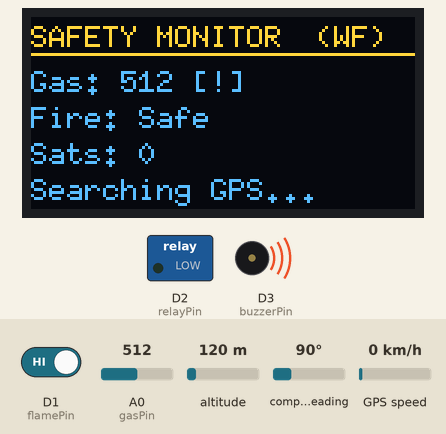
A sketch run on a simulated ESP8266 (NodeMCU). On the bench: 128×64 one-colour display, switched loads named in the sketch (green lamp = pin HIGH), buzzer (waves = sounding). Inputs (shaded band) come from the test bench; at power-on: A0 (gasPin) = 512, D1 (flamePin) HIGH, altitude 120 m, compass heading 90°, GPS speed 0 km/h. The OLED is the two-colour kind (top 16 rows yellow); WiFi joins after 1.5 s; servers stay silent unless stated; uploads are accepted with an empty reply; the GPS gets a fix after 3 s at 37.7749, -122.4194 with 8 satellites; what the sketch prints to the serial monitor is not drawn.

Above: at 3.1 s.
3.2 s: A0 (gasPin) set to 482
At 4.3 s:
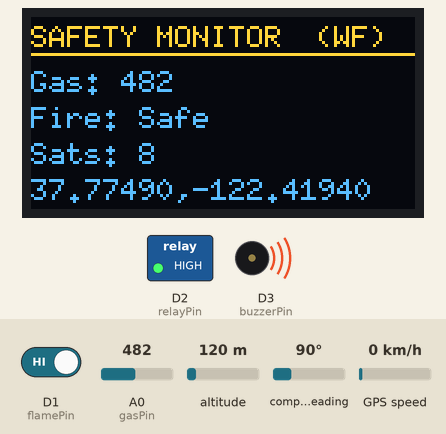
5.5 s: D1 (flamePin) driven LOW
At 6.7 s:
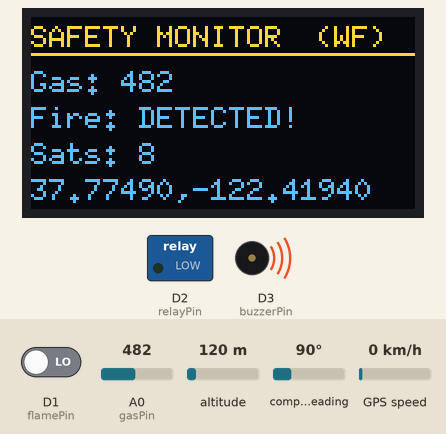
7.4 s: A0 (gasPin) set to 510
At 9.0 s:
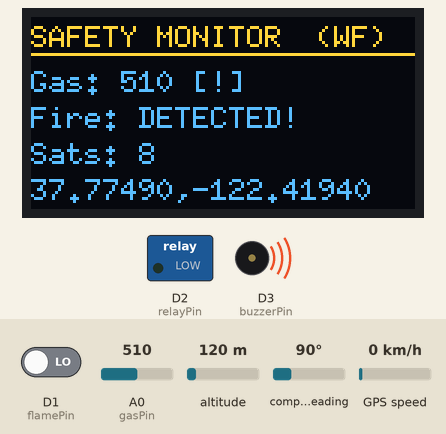
9.3 s: D1 (flamePin) driven HIGH
At 10.1 s:
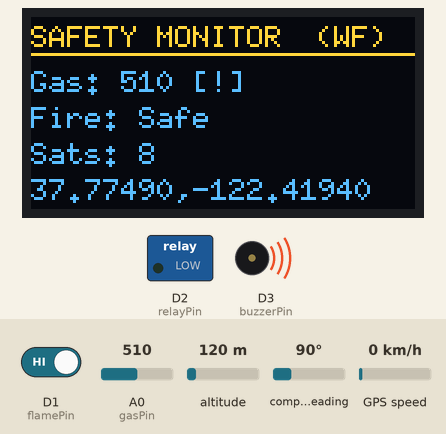
11.2 s: A0 (gasPin) set to 490
At 12.4 s:
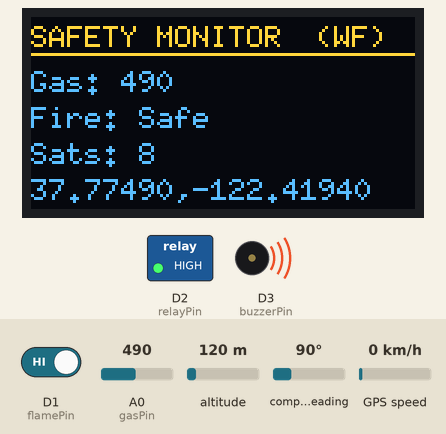
13.1 s: A0 (gasPin) set to 716
At 14.1 s:
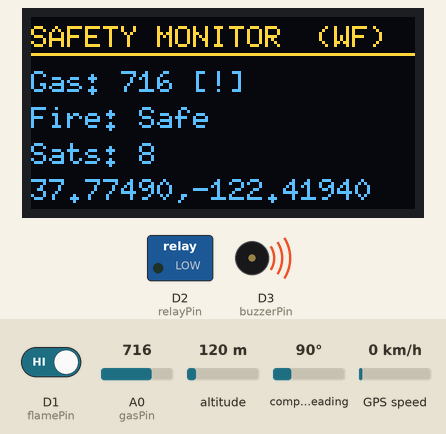
Timing chart, 0 to 16.0 s (numbered marks = the images above; inputs shaded):
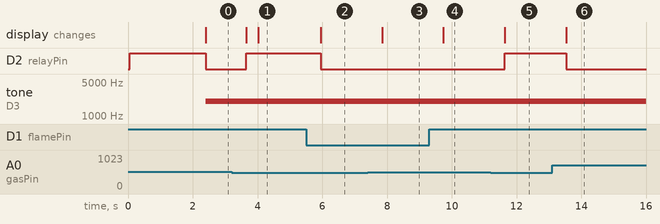

Measured:
- the behaviour switches between 501 and 500 on A0 (gasPin) (found by bisection; images 0 and 1)
- after the input at 3.2 s, D2 (relayPin): LOW → HIGH after 0.46 s; the display: first differs from a run without the input after 0.46 s (image 1 shows a later state)
- after the input at 5.5 s, D2 (relayPin): HIGH → LOW after 0.46 s; the display: changes after 0.46 s (image 2)
- after the input at 7.4 s, the display: changes after 0.45 s (image 3)
- after the input at 9.3 s, the display: changes after 0.44 s (image 4)
- after the input at 11.2 s, D2 (relayPin): LOW → HIGH after 0.43 s; the display: first differs from a run without the input after 0.43 s (image 5)
- after the input at 13.1 s, D2 (relayPin): HIGH → LOW after 0.44 s; the display: changes after 0.44 s (image 6)

The sketch:

Fix01.ino
```cpp
#include <ESP8266WiFi.h>
#include <WiFiClientSecure.h>
#include <ESP8266HTTPClient.h>
#include <TinyGPS++.h>
#include <SoftwareSerial.h>
#include <Wire.h>
#include <U8g2lib.h>

// ================= 1. ตั้งค่าจอ OLED (SH1106) =================
U8G2_SH1106_128X64_NONAME_F_HW_I2C u8g2(U8G2_R0, /* reset=*/ U8X8_PIN_NONE, /* clock=*/ D5, /* data=*/ D4);

// ================= 2. ตั้งค่า WIFI =================
const char* ssid     = "TECNO POVA 6 Pro 5G";
const char* password = "14092544";

// ================= 3. ตั้งค่า API & LINE =================
const char* lineHost = "api.line.me";
const char* accessToken = "LSmXROaNyWBDB6CXvsrQnXSE3vgX/oObcIaxGwSkrwS4V2V24IAl0Eusz2ZM3fiX0qcw5ifzMh8NfnPzviOUFc66UgdDDD+CmThQZH1kjmbH5DiQScPY2wa19CrOxgRE9sfMgeFBcCLb0G/uzjEHJgdB04t89/1O/w1cDnyilFU=LSmXROaNyWBDB6CXvsrQnXSE3vgX/oObcIaxGwSkrwS4V2V24IAl0Eusz2ZM3fiX0qcw5ifzMh8NfnPzviOUFc66UgdDDD+CmThQZH1kjmbH5DiQScPY2wa19CrOxgRE9sfMgeFBcCLb0G/uzjEHJgdB04t89/1O/w1cDnyilFU=";
String targetID = "Cf1f5aefc45f33c82d8bc303aa984fdef";

// URL เว็บใหม่ของคุณ
const char* gasApiUrl   = "https://my-gas.vercel.app/api/gas";
const char* flameApiUrl = "https://my-gas.vercel.app/api/flame";

// ================= 4. ตั้งค่า ขาอุปกรณ์ =================
int gasPin = A0;
int flamePin = D1;
int relayPin = D2;
int buzzerPin = D3;
int gpsRxPin = D6;
int gpsTxPin = D7;

TinyGPSPlus gps;
SoftwareSerial gpsSerial(gpsRxPin, gpsTxPin);

int gasVal = 0;
int flameState = HIGH;
int gasThreshold = 500;

// ตัวแปร Logic
bool lastGasCritical = false;
bool lastFlameCritical = false;
bool isGasAlertSent = false;
bool isFireAlertSent = false;
unsigned long lastApiTime = 0;
long apiInterval = 30000; // ✅ ตั้งค่าเริ่มต้นเป็น 30 วินาที

// ประกาศฟังก์ชัน
void sendLinePush(String message);
void sendGasToAPI();
void sendFlameToAPI();
String getGoogleMapLink();
void updateOLED();

void setup() {
  Serial.begin(115200);
  gpsSerial.begin(9600);

  u8g2.begin();
  u8g2.clearBuffer();
  u8g2.setFont(u8g2_font_ncenB08_tr);
  u8g2.drawStr(0, 15, "System Starting...");
  u8g2.drawStr(0, 35, "Interval: 30s"); // แจ้งบนจอว่าส่งทุก 30 วิ
  u8g2.sendBuffer();

  pinMode(flamePin, INPUT);
  pinMode(relayPin, OUTPUT);
  pinMode(buzzerPin, OUTPUT);

  digitalWrite(relayPin, HIGH);
  noTone(buzzerPin);

  Serial.println("\n--- Starting System (30s Interval) ---");
  Serial.println("Connecting WiFi...");

  WiFi.begin(ssid, password);
  while (WiFi.status() != WL_CONNECTED) {
    delay(500);
    Serial.print(".");
  }

  Serial.println("\n✅ WiFi Connected!");

  // ส่งครั้งแรกทันทีที่เปิดเครื่อง
  sendGasToAPI();
  sendFlameToAPI();
}

void loop() {
  while (gpsSerial.available() > 0) gps.encode(gpsSerial.read());

  gasVal = analogRead(gasPin);
  flameState = digitalRead(flamePin);

  bool currentGasCritical = (gasVal > gasThreshold);
  bool currentFlameCritical = (flameState == LOW);

  // --- FAST ALERT SYSTEM ---
  bool statusChanged = (currentGasCritical != lastGasCritical) || (currentFlameCritical != lastFlameCritical);
  bool isEmergency = (currentGasCritical || currentFlameCritical);

  // ✅ ถ้าฉุกเฉินส่งทุก 2 วิ, ถ้าปกติส่งทุก 30 วิ
  apiInterval = isEmergency ? 2000 : 30000;

  // เงื่อนไข: ถ้าสถานะเปลี่ยน (เช่น จู่ๆ ไฟไหม้) ให้ส่งทันที หรือ ถ้าครบเวลา (30วิ) ก็ส่ง
  if (statusChanged || (millis() - lastApiTime >= apiInterval)) {
      sendGasToAPI();
      sendFlameToAPI();
      lastApiTime = millis();
      lastGasCritical = currentGasCritical;
      lastFlameCritical = currentFlameCritical;
  }

  // --- Update OLED ---
  updateOLED();

  // --- Hardware Control ---
  if (isEmergency) {
    digitalWrite(relayPin, LOW);
    tone(buzzerPin, 2000);
  } else {
    digitalWrite(relayPin, HIGH);
    noTone(buzzerPin);
  }

  // --- LINE Notify ---
  if (currentGasCritical) {
    if (!isGasAlertSent) {
      String mapLink = getGoogleMapLink();
      sendLinePush("⚠️ อันตราย! แก๊สรั่ว (" + String(gasVal) + ") " + mapLink);
      isGasAlertSent = true;
    }
  } else { isGasAlertSent = false; }

  if (currentFlameCritical) {
    if (!isFireAlertSent) {
      String mapLink = getGoogleMapLink();
      sendLinePush("🔥 ไฟไหม้! ตรวจพบเปลวไฟ! " + mapLink);
      isFireAlertSent = true;
    }
  } else { isFireAlertSent = false; }

  delay(10);
}

// ================= ฟังก์ชันอัปเดตจอ (U8g2) =================
void updateOLED() {
  u8g2.clearBuffer();
  u8g2.setFont(u8g2_font_6x10_tf);

  u8g2.drawStr(0, 10, "SAFETY MONITOR");
  u8g2.drawLine(0, 12, 128, 12);

  u8g2.setCursor(95, 10);
  if(WiFi.status() == WL_CONNECTED) u8g2.print("(WF)"); else u8g2.print("(--)");

  u8g2.setCursor(0, 25);
  u8g2.print("Gas: "); u8g2.print(gasVal);
  if(gasVal > gasThreshold) u8g2.print(" [!]");

  u8g2.setCursor(0, 37);
  u8g2.print("Fire: ");
  if(flameState == LOW) u8g2.print("DETECTED!"); else u8g2.print("Safe");

  u8g2.setCursor(0, 49);
  u8g2.print("Sats: "); u8g2.print(gps.satellites.value());

  u8g2.setCursor(0, 61);
  if(gps.location.isValid()) {
    u8g2.print(gps.location.lat(), 5);
    u8g2.print(",");
    u8g2.print(gps.location.lng(), 5);
  } else {
    u8g2.print("Searching GPS...");
  }

  u8g2.sendBuffer();
}

// ================= ฟังก์ชันส่ง API =================
void sendGasToAPI() {
  if (WiFi.status() != WL_CONNECTED) return;
  WiFiClientSecure client; client.setInsecure(); client.setTimeout(5000);
  HTTPClient http;

  if (http.begin(client, gasApiUrl)) {
    http.addHeader("Content-Type", "application/json");
    String gasState = (gasVal > gasThreshold) ? "DANGER" : "SAFE";
    String payload = "{\"gas_val\":" + String(gasVal) + ",\"gas_state\":\"" + gasState + "\"}";

    int httpCode = http.POST(payload);
    if (httpCode > 0) {
      Serial.printf("✅ Gas API: %d\n", httpCode);
    } else {
      Serial.printf("❌ Gas Error: %s\n", http.errorToString(httpCode).c_str());
    }
    http.end();
  }
}

void sendFlameToAPI() {
  if (WiFi.status() != WL_CONNECTED) return;
  WiFiClientSecure client; client.setInsecure(); client.setTimeout(5000);
  HTTPClient http;

  if (http.begin(client, flameApiUrl)) {
    http.addHeader("Content-Type", "application/json");
    String fStatus = (flameState == LOW) ? "FIRE DETECTED" : "NORMAL";
    String payload = "{\"flame_status\":\"" + fStatus + "\"}";

    int httpCode = http.POST(payload);
    if (httpCode > 0) {
      Serial.printf("✅ Flame API: %d\n", httpCode);
    } else {
      Serial.printf("❌ Flame Error: %s\n", http.errorToString(httpCode).c_str());
    }
    http.end();
  }
}

// ================= ฟังก์ชันเสริม =================
String getGoogleMapLink() {
  if (gps.location.isValid()) {
    return "Map: https://maps.google.com/?q=" + String(gps.location.lat(), 6) + "," + String(gps.location.lng(), 6);
  } else {
    return "Map: (Searching GPS...)";
  }
}

void sendLinePush(String message) {
  WiFiClientSecure client;
  client.setInsecure();
  if (!client.connect(lineHost, 443)) return;
  String payload = "{\"to\":\"" + targetID + "\",\"messages\":[{\"type\":\"text\",\"text\":\"" + message + "\"}]}";
  client.println("POST /v2/bot/message/push HTTP/1.1");
  client.println("Host: " + String(lineHost));
  client.println("Authorization: Bearer " + String(accessToken));
  client.println("Content-Type: application/json");
  client.println("Content-Length: " + String(payload.length()));
  client.println();
  client.print(payload);
}
```
